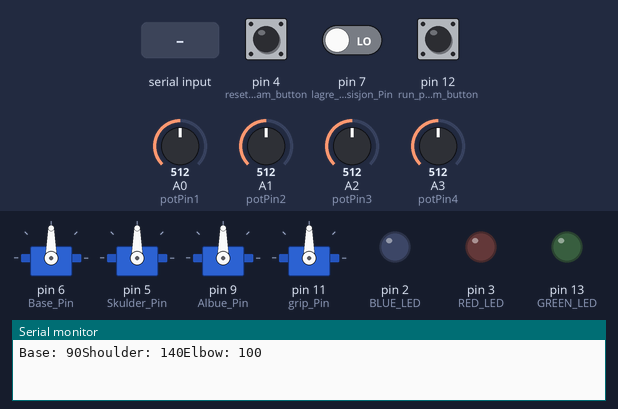
Bench run of a sketch on a simulated Arduino Uno, built with avr-gcc and run on an emulated ATmega328P. Parts: 4 × servo, output pins drawn as LEDs (lit = HIGH), the last lines printed to the serial monitor. The test bench sets the inputs (shaded band); at power-on: pin 4 (reset_program_button) LOW, A0 (potPin1) = 512, A1 (potPin2) = 512, A2 (potPin3) = 512, pin 7 (lagre_posisjon_Pin) LOW, pin 12 (run_program_button) LOW, A3 (potPin4) = 512.

Above: at 3.5 s.
3.6 s: "runon" received over Serial
At 5.3 s:
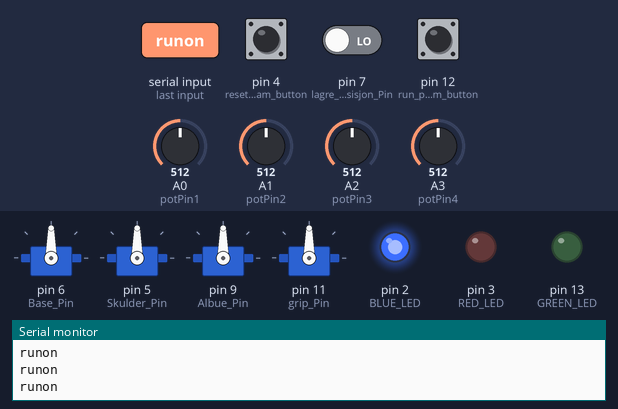
5.6 s: pin 4 (reset_program_button) pulled HIGH for 0.15 s
At 8.1 s:
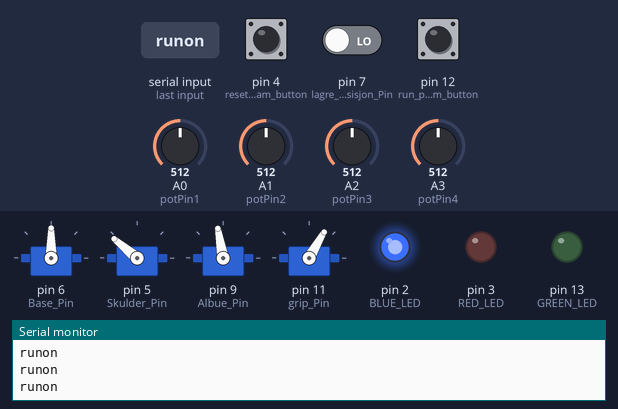
8.4 s: "rston" received over Serial
At 9.4 s:
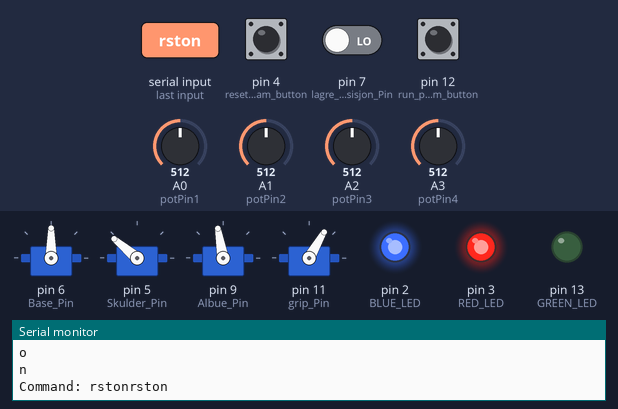
11.4 s: A0 (potPin1) set to 716
At 12.5 s:
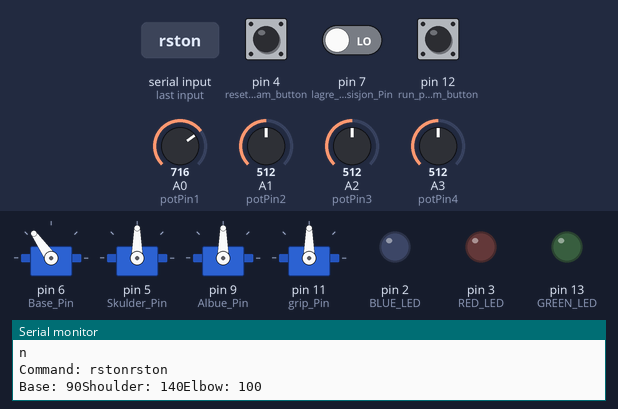
13.0 s: A1 (potPin2) set to 716
At 14.6 s:
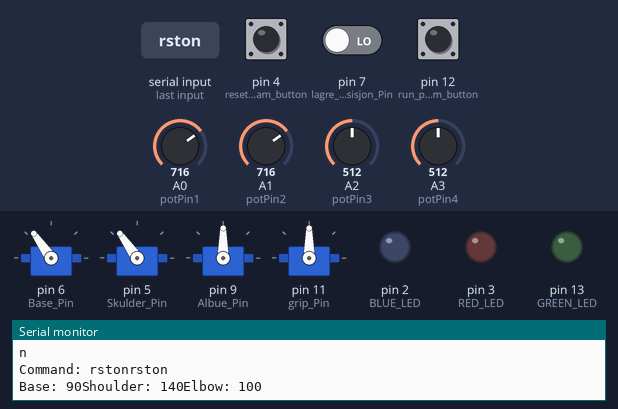
14.9 s: A2 (potPin3) set to 716
At 16.7 s:
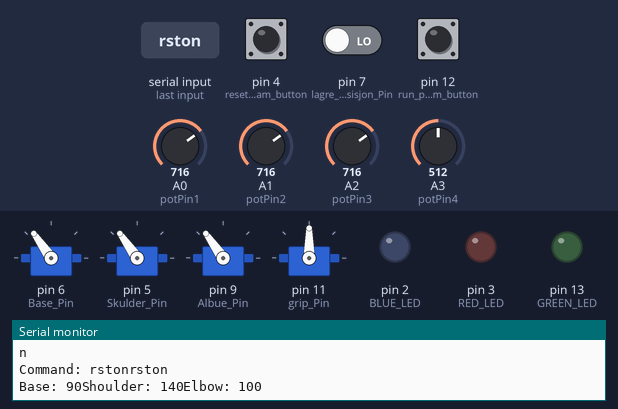
Timing chart, 0 to 17.8 s (numbered marks = the images above; inputs shaded):
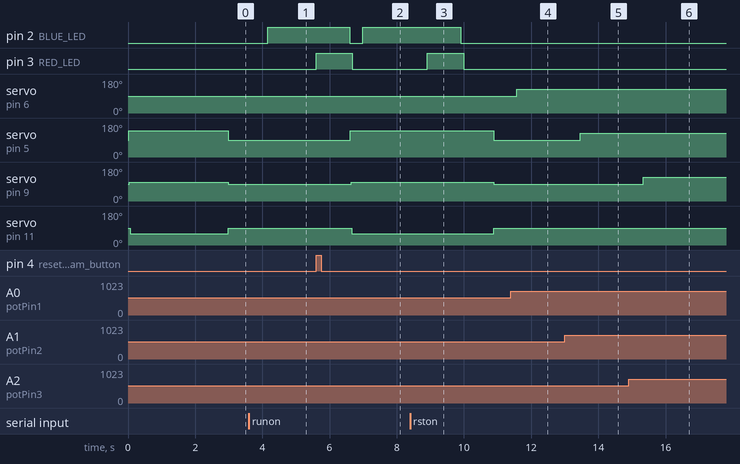

Measured:
- after the input at 3.6 s, pin 2 (BLUE_LED): LOW → HIGH after 0.57 s
- after the input at 5.6 s, pin 2 (BLUE_LED): HIGH → LOW after 1.0 s, → HIGH 0.38 s later; pin 3 (RED_LED): LOW → HIGH at once, → LOW 1.1 s later; servo on pin 5 (Skulder_Pin): 90° → 140° after 1.0 s; servo on pin 9 (Albue_Pin): 90° → 100° after 1.0 s; servo on pin 11 (grip_Pin): 90° → 60° after 1.1 s
- after the input at 8.4 s, pin 2 (BLUE_LED): HIGH → LOW after 1.5 s; pin 3 (RED_LED): LOW → HIGH after 0.51 s, → LOW 1.1 s later; servo on pin 5 (Skulder_Pin): 140° → 90° after 2.5 s; servo on pin 9 (Albue_Pin): 100° → 90° after 2.5 s; servo on pin 11 (grip_Pin): 60° → 90° after 2.5 s
- after the input at 11.4 s, servo on pin 6 (Base_Pin): 90° → 125° after 0.17 s
- after the input at 13.0 s, servo on pin 5 (Skulder_Pin): 90° → 125° after 0.46 s
- after the input at 14.9 s, servo on pin 9 (Albue_Pin): 90° → 125° after 0.44 s

The sketch:

servorobotarm.ino
```cpp
#include <Servo.h>
#define bluetooth Serial

#define minimumBase 0  //Define arm positions at max, min and mid value
#define minimumSkulder 60
#define minimumAlbue 64
#define minimumGrip 20


#define midBasePosisjon 90
#define midSkulderPosisjon 140
#define midAlbuePosisjon 100
#define midGripPosisjon 60;

#define maximumBase 170
#define maximumSkulder 180
#define maximumAlbue 160
#define maximumGrip 160

Servo servoBase, servoSkulder, servoAlbue, servoGrip;
const int grip_Pin = 11;
const int Base_Pin = 6;
const int Skulder_Pin = 5;
const int Albue_Pin = 9;

const int potPin1 = A0;
const int potPin2 = A1;
const int potPin3 = A2;
const int potPin4 = A3;

const int GREEN_LED = 13;
const int BLUE_LED = 2;
const int RED_LED = 3;

const int run_program_button = 12;
const int reset_program_button = 4;
const int lagre_posisjon_Pin = 7;

int base_Pot_ny;
int skulder_Pot_ny;
int albue_Pot_ny;
int grip_Pot_ny;

int base_Pot_gammel;
int skulder_Pot_gammel;
int albue_Pot_gammel;
int grip_Pot_gammel;

int gripPosisjon[100];
int basePosisjon[100];
int skulderPosisjon[100];
int albuePosisjon[100];

int tall_index = 0;

int lagre_posisjon;
int reset_knapp = 0;
int sjekk_bevegelse;
int fjernStyrt = 0;
int kjorLagretProgram = 0;

String command;
String device;


void setup() {
  // put your setup code here, to run once:
  Serial.begin(9600);
  bluetooth.begin(9600);
  servoBase.attach(Base_Pin);
  servoSkulder.attach(Skulder_Pin);
  servoAlbue.attach(Albue_Pin);
  servoGrip.attach(grip_Pin);

  pinMode(GREEN_LED, OUTPUT);
  pinMode(RED_LED, OUTPUT);
  pinMode(BLUE_LED, OUTPUT);

  digitalWrite(GREEN_LED, LOW);
  digitalWrite(RED_LED, LOW);
  digitalWrite(BLUE_LED, LOW);

  reset_robotPos();
  delay(2000);

  serial_pos();

}

void loop() {


  sjekk_om_bluetooth_verdi();
  lokalt_eller_fjernstyrt();

  kjorLagretProgram = digitalRead(run_program_button);
  if (kjorLagretProgram == HIGH || command == "runon") {
    digitalWrite(GREEN_LED, LOW);
    digitalWrite(BLUE_LED, HIGH);
    kjor_program_lagret();

    digitalWrite(RED_LED, LOW);
    serial_pos();

  }
  else {
    lagre_bevegelser();


    command = "";
  }
}


void sjekk_om_bluetooth_verdi() {


  while(bluetooth.available()) { //kan også brukes if løkke her!
    delay(100);
    char lagre_verdi = bluetooth.read();
    Serial.println(lagre_verdi);
    device += lagre_verdi;

  }
  if(device.length()>0) {
    Serial.print("Command: ");
    Serial.print(device);
    command = device;
    device = "";
  }

}


void lokalt_eller_fjernstyrt() {
  if(command == "alarmon")
  {
    command = "remote";
    fjernStyrt = 0;
  }
  if (command == "remote") {
    fjernStyrt = !fjernStyrt;

  }
}

bool les_potentiometer() { //bruker denne funksjonen for å lese potensiometer verdiene og finne ut posisjonen til roboten


  base_Pot_ny = analogRead(potPin1);
  skulder_Pot_ny = analogRead(potPin2);
  albue_Pot_ny = analogRead(potPin3);
  grip_Pot_ny = analogRead(potPin4);

  base_Pot_ny = map(base_Pot_ny, 0, 1023, 0, 180);
  skulder_Pot_ny = map(skulder_Pot_ny, 0, 1023, 0, 180);
  albue_Pot_ny  = map(albue_Pot_ny, 0, 1023, 0, 180);
  grip_Pot_ny = map(grip_Pot_ny, 0, 1023, 0, 180);

  servoBase.write(base_Pot_ny);
  servoSkulder.write(skulder_Pot_ny);
  servoAlbue.write(albue_Pot_ny);
  servoGrip.write(grip_Pot_ny);

  if (base_Pot_ny != base_Pot_gammel || skulder_Pot_ny != skulder_Pot_gammel || albue_Pot_ny != albue_Pot_gammel) {

    sjekk_bevegelse = true;
  } else {
    sjekk_bevegelse = false;
  }
  return sjekk_bevegelse;

}
/*
void potentiometer(){

  base_Pot_ny = analogRead(potPin1);
  skulder_Pot_ny = analogRead(potPin2);
  albue_Pot_ny = analogRead(potPin3);

  base_Pot_ny = map(base_Pot_ny, 0, 1023, 0, 180);
  skulder_Pot_ny = map(skulder_Pot_ny, 0, 1023, 0, 180);
  albue_Pot_ny  = map(albue_Pot_ny, 0, 1023, 0, 180);

  servoBase.write(base_Pot_ny);
  servoSkulder.write(skulder_Pot_ny);
  servoAlbue.write(albue_Pot_ny);
}
*/
void serial_pos(){ //brukte dette til å finne initial posisjonene til robotarmen

  Serial.print("Base: ");
  Serial.print(base_Pot_ny);
  delay(100);
  Serial.print("Shoulder: ");
  Serial.print(skulder_Pot_ny);
  delay(100);
  Serial.print("Elbow: ");
  Serial.print(albue_Pot_ny);
  delay(100);

  }

void reset_robotPos() { //en enkel kode for å komme tilbake til startposisjon

  base_Pot_ny = midBasePosisjon;
  skulder_Pot_ny = midSkulderPosisjon;
  albue_Pot_ny = midAlbuePosisjon;
  grip_Pot_ny = midGripPosisjon;

  servoBase.write(base_Pot_ny);
  delay(20);
  servoSkulder.write(skulder_Pot_ny);
  delay(20);
  servoAlbue.write(albue_Pot_ny);
  delay(20);
  servoGrip.write(grip_Pot_ny);
  delay(20);

  base_Pot_gammel = base_Pot_ny;
  skulder_Pot_gammel = skulder_Pot_ny;
  albue_Pot_gammel = albue_Pot_ny;
  grip_Pot_gammel = grip_Pot_ny;

}

void sett_arm_posisjon(int base, int skulder, int albue, int grip) {

  servoBase.write(base);
  delay(20);
  servoSkulder.write(skulder);
  delay(20);
  servoAlbue.write(albue);
  delay(20);
  servoGrip.write(grip);
  delay(20);

}

bool lesBluetoothVerdi() {

  char val = command[0];
  byte val1 = command[2];

  if(val == 'g'){

    grip_Pot_ny = val1;
    grip_Pot_ny = map(grip_Pot_ny, 0, 255, minimumGrip, maximumGrip);
  }

  if (val == 'b') {

    base_Pot_ny = val1;
    base_Pot_ny = map(base_Pot_ny, 0, 255, minimumBase, maximumBase);

  }
  if (val == 's') {

    skulder_Pot_ny = val1;
    skulder_Pot_ny = map(skulder_Pot_ny, 0, 255, minimumSkulder, maximumSkulder);

  }
  if (val == 'e') {

    albue_Pot_ny = val1;
    albue_Pot_ny = map(albue_Pot_ny, 0, 255, minimumAlbue, maximumAlbue);
  }

  if (base_Pot_ny != base_Pot_gammel || skulder_Pot_ny != skulder_Pot_gammel || albue_Pot_ny != albue_Pot_gammel || grip_Pot_ny != grip_Pot_gammel) {

    sjekk_bevegelse = true;
  } else {
    sjekk_bevegelse = false;
  }
  return sjekk_bevegelse;
}

void kjor_program_lagret() {

  int i;
  reset_knapp = digitalRead(reset_program_button);

  while (reset_knapp == LOW) {
    for (i = 1; i <= tall_index; i++) {

      sett_arm_posisjon(basePosisjon[i], skulderPosisjon[i], albuePosisjon[i], gripPosisjon[i]);
      delay(2000);
    }
    i = 0;
    sjekk_om_bluetooth_verdi();
    Serial.println(command);
    if (command == "rston") {
      reset_knapp = HIGH;

    } else {
      reset_knapp = digitalRead(reset_program_button);
    }
  }

  digitalWrite(RED_LED, HIGH);
  delay(1000);
  digitalWrite(BLUE_LED, LOW);
  tall_index = 0;
  reset_robotPos();

}


void lagre_bevegelser() {

  lagre_posisjon = debounce(lagre_posisjon_Pin);
  if (lagre_posisjon == HIGH || command == "pgmonpgmoff") {

    tall_index++;
    basePosisjon[tall_index] = base_Pot_ny;
    skulderPosisjon[tall_index] = skulder_Pot_ny;
    albuePosisjon[tall_index] = albue_Pot_ny;
    gripPosisjon[tall_index] = grip_Pot_ny;
    digitalWrite(GREEN_LED, HIGH);
    delay(1000);

  }
    if (!fjernStyrt && les_potentiometer()) {

    digitalWrite(GREEN_LED, LOW);
    sett_arm_posisjon(base_Pot_ny, skulder_Pot_ny, albue_Pot_ny, grip_Pot_ny);
    base_Pot_gammel = base_Pot_ny;
    skulder_Pot_gammel = skulder_Pot_ny;
    albue_Pot_gammel = albue_Pot_ny;
    grip_Pot_gammel = grip_Pot_ny;

  }
  if (fjernStyrt && lesBluetoothVerdi()) {

    digitalWrite(GREEN_LED, LOW);
    sett_arm_posisjon(base_Pot_ny, skulder_Pot_ny, albue_Pot_ny, grip_Pot_ny);
    base_Pot_gammel = base_Pot_ny;
    skulder_Pot_gammel = skulder_Pot_ny;
    albue_Pot_gammel = albue_Pot_ny;
    grip_Pot_gammel = grip_Pot_ny;

  }
}

boolean debounce(int knapp) {
  boolean debouncer;
  boolean debouncer1;
  int debouncer3 = 60;
  int k;

  debouncer1 = digitalRead(knapp);
  for (k = 0; k < debouncer3; k++) {
    delay(10);
    debouncer = digitalRead(knapp);
    if (debouncer != debouncer1) {
      k = 0;
      debouncer1 = debouncer;
    }
  }
  return debouncer;
}
```
